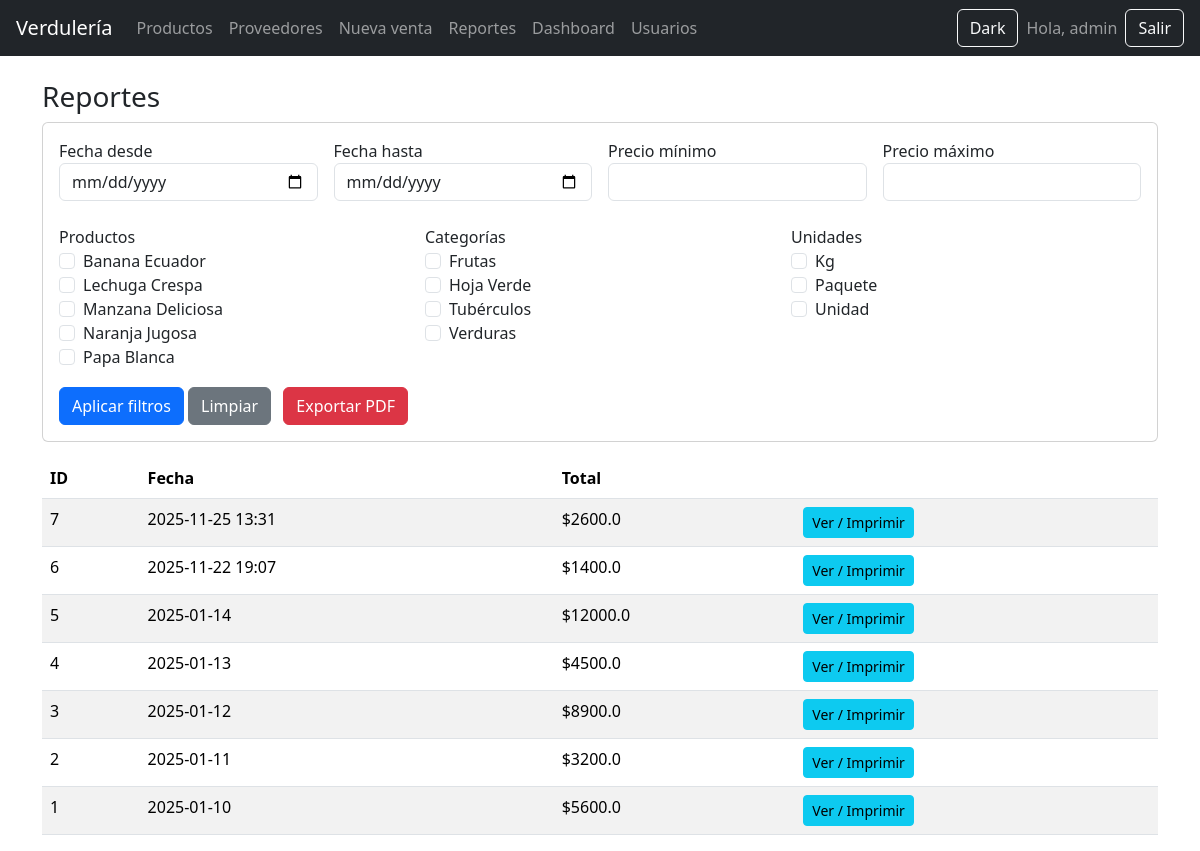
The page /reportes/ (signed in) on the database as committed earlier.
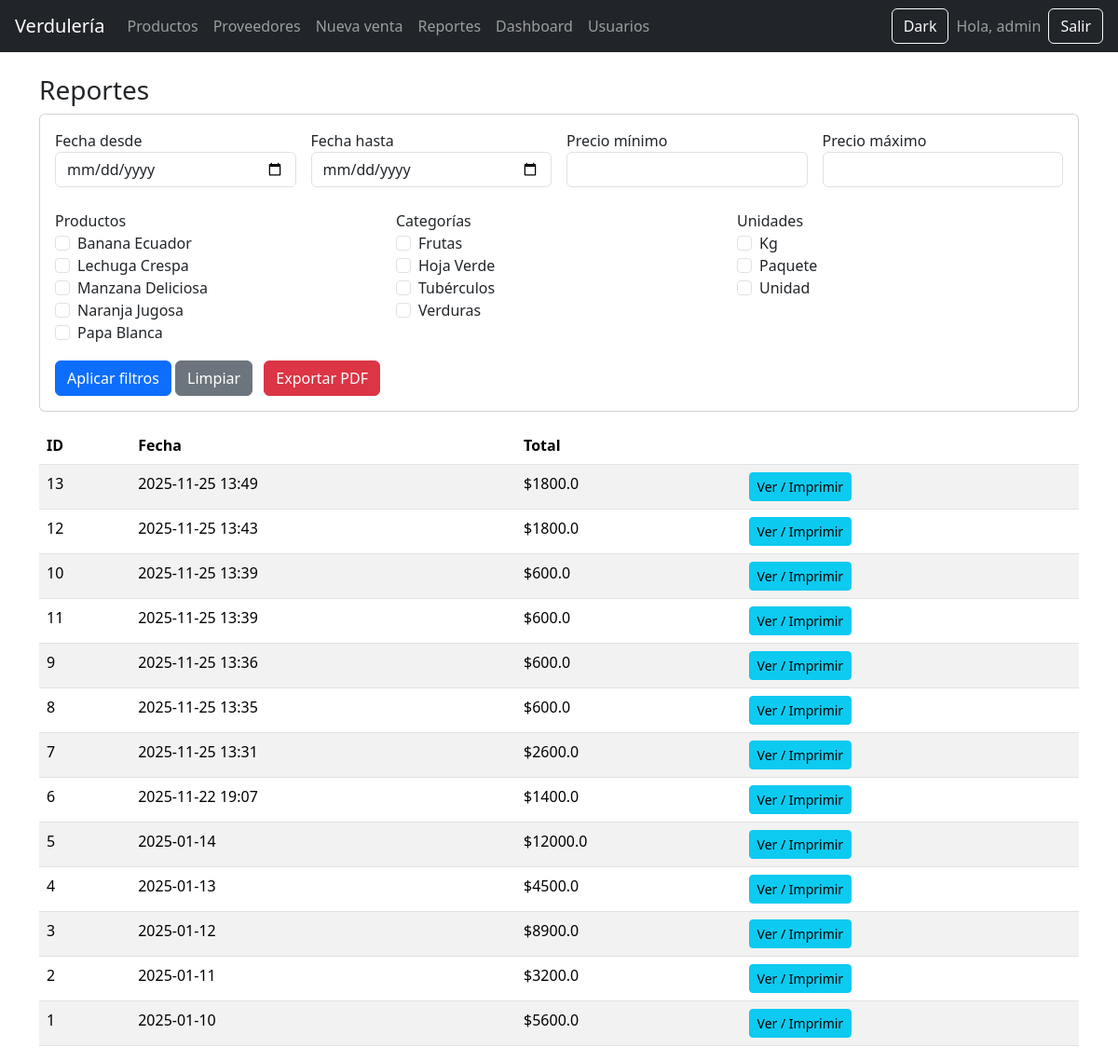
The same page on the database as committed later.
### tables this page shows
CREATE TABLE productos (
        id INTEGER PRIMARY KEY AUTOINCREMENT,
        nombre TEXT NOT NULL,
        precio REAL NOT NULL,
        stock INTEGER NOT NULL DEFAULT 0,
        categoria_id INTEGER,
        unidad_id INTEGER,
        FOREIGN KEY (categoria_id) REFERENCES categorias(id),
        FOREIGN KEY (unidad_id) REFERENCES unidades(id)
    );

CREATE TABLE categorias (
        id INTEGER PRIMARY KEY AUTOINCREMENT,
        nombre TEXT NOT NULL UNIQUE
    );

CREATE TABLE unidades (
        id INTEGER PRIMARY KEY AUTOINCREMENT,
        nombre TEXT NOT NULL UNIQUE
    );

CREATE TABLE ventas (
        id INTEGER PRIMARY KEY AUTOINCREMENT,
        fecha TEXT NOT NULL,
        total REAL NOT NULL
    );

### app/routes/reportes.py (the view, shortened to what this page needs)
@reportes_bp.route("/")
@login_required
def index():
    db = get_db()
    productos = db.execute("SELECT id, nombre FROM productos ORDER BY nombre").fetchall()
    categorias = db.execute("SELECT id, nombre FROM categorias ORDER BY nombre").fetchall()
    unidades = db.execute("SELECT id, nombre FROM unidades ORDER BY nombre").fetchall()
    fecha_desde = request.args.get("fecha_desde")
    fecha_hasta = request.args.get("fecha_hasta")
    prod_ids = request.args.getlist("producto")
    cat_ids = request.args.getlist("categoria")
    uni_ids = request.args.getlist("unidad")
    precio_min = request.args.get("precio_min")
    precio_max = request.args.get("precio_max")
    sql = "SELECT v.* FROM ventas v"
    where = []
    params = []
    if fecha_desde:
        where.append("date(substr(v.fecha,1,10)) >= date(?)")
        params.append(fecha_desde)
    if fecha_hasta:
        where.append("date(substr(v.fecha,1,10)) <= date(?)")
        params.append(fecha_hasta)
    if where:
        if "WHERE EXISTS" in sql:
            sql += " AND " + " AND ".join(where)
        else:
            sql += " WHERE " + " AND ".join(where)
    sql += " ORDER BY v.fecha DESC LIMIT 200"
    ventas = db.execute(sql, params).fetchall()
    return render_template("reportes/reportes.html", ventas=ventas,
                           productos=productos, categorias=categorias, unidades=unidades,
                           filtros={
                               "fecha_desde": fecha_desde,
                               "fecha_hasta": fecha_hasta,
                               "prod_ids": prod_ids,
                               "cat_ids": cat_ids,
                               "uni_ids": uni_ids,
                               "precio_min": precio_min,
                               "precio_max": precio_max
                           })

### app/__init__.py (called while the page is built)
def create_app():
    app = Flask(__name__)
    app.secret_key = "clave-super-secreta"
    app.register_blueprint(auth_bp)
    app.register_blueprint(productos_bp)
    app.register_blueprint(ventas_bp)
    app.register_blueprint(reportes_bp)
    app.register_blueprint(admin_bp)
    app.register_blueprint(usuarios_bp)
    app.register_blueprint(proveedores_bp)
    @app.route("/")
    def index():
        return render_template("index.html")
    @app.teardown_appcontext
    def teardown_db(exception):
        close_db()
    return app

### db.py (called while the page is built)
def get_db():
    if "db" not in g:
        g.db = sqlite3.connect(DB_NAME)
        g.db.row_factory = sqlite3.Row
    return g.db

### app/templates/reportes/reportes.html
{% extends "base.html" %}
{% block contenido %}
<h3>Reportes</h3>
<form method="GET" class="card p-3 mb-3">
    <div class="row g-3">
        <div class="col-md-3">
            <label>Fecha desde</label>
            <input type="date" name="fecha_desde" value="{{ filtros.fecha_desde or '' }}" class="form-control">
        </div>
        <div class="col-md-3">
            <label>Fecha hasta</label>
            <input type="date" name="fecha_hasta" value="{{ filtros.fecha_hasta or '' }}" class="form-control">
        </div>
        <div class="col-md-3">
            <label>Precio mínimo</label>
            <input type="number" step="0.01" name="precio_min" value="{{ filtros.precio_min or '' }}" class="form-control">
        </div>
        <div class="col-md-3">
            <label>Precio máximo</label>
            <input type="number" step="0.01" name="precio_max" value="{{ filtros.precio_max or '' }}" class="form-control">
        </div>
    </div>
    <div class="row g-3 mt-2">
        <div class="col-md-4">
            <label>Productos</label>
            <div class="form-check">
                {% for p in productos %}
                <div>
                    <input class="form-check-input" type="checkbox" name="producto" value="{{ p.id }}" id="prod{{ p.id }}"
                    {% if p.id|string in filtros.prod_ids %}checked{% endif %}>
                    <label class="form-check-label" for="prod{{ p.id }}">{{ p.nombre }}</label>
                </div>
                {% endfor %}
            </div>
        </div>
        <div class="col-md-4">
            <label>Categorías</label>
            <div class="form-check">
                {% for c in categorias %}
                <div>
                    <input class="form-check-input" type="checkbox" name="categoria" value="{{ c.id }}" id="cat{{ c.id }}"
                    {% if c.id|string in filtros.cat_ids %}checked{% endif %}>
                    <label class="form-check-label" for="cat{{ c.id }}">{{ c.nombre }}</label>
                </div>
                {% endfor %}
            </div>
        </div>
        <div class="col-md-4">
            <label>Unidades</label>
            <div class="form-check">
                {% for u in unidades %}
                <div>
                    <input class="form-check-input" type="checkbox" name="unidad" value="{{ u.id }}" id="uni{{ u.id }}"
                    {% if u.id|string in filtros.uni_ids %}checked{% endif %}>
                    <label class="form-check-label" for="uni{{ u.id }}">{{ u.nombre }}</label>
                </div>
                {% endfor %}
            </div>
        </div>
    </div>
    <div class="mt-3">
        <button class="btn btn-primary">Aplicar filtros</button>
        <a href="/reportes/" class="btn btn-secondary">Limpiar</a>
        <a href="/reportes/export/pdf" class="btn btn-danger ms-2">Exportar PDF</a>
    </div>
</form>
<table class="table table-striped">
<thead>
<tr>
    <th>ID</th>
    <th>Fecha</th>
    <th>Total</th>
    <th></th>
</tr>
</thead>
<tbody>
{% for v in ventas %}
<tr>
    <td>{{v.id}}</td>
    <td>{{v.fecha}}</td>
    <td>${{v.total}}</td>
    <td>
        <a class="btn btn-sm btn-info" href="{{ url_for('reportes.ver_venta', id=v.id) }}">Ver / Imprimir</a>
    </td>
</tr>
{% endfor %}
</tbody>
</table>
{% endblock %}

### app/templates/base.html (shortened to what this page needs)
<!DOCTYPE html>
<html>
<head>
    <link rel="stylesheet" href="https://cdn.jsdelivr.net/npm/bootstrap@5.3.2/dist/css/bootstrap.min.css">
    <link rel="stylesheet" href="/static/css/custom.css">
</head>
<body>
<nav class="navbar navbar-expand-lg navbar-dark bg-dark px-3">
    <a class="navbar-brand" href="/">Verdulería</a>
    <div class="collapse navbar-collapse">
        <ul class="navbar-nav me-auto">
            <li class="nav-item"><a class="nav-link" href="/productos/">Productos</a></li>
            <li class="nav-item"><a class="nav-link" href="/proveedores/">Proveedores</a></li>
            <li class="nav-item"><a class="nav-link" href="/ventas/nueva">Nueva venta</a></li>
            <li class="nav-item"><a class="nav-link" href="/reportes/">Reportes</a></li>
            <li class="nav-item"><a class="nav-link" href="/reportes/dashboard">Dashboard</a></li>
            {% if session.get('role') == 'admin' %}
            <a class="nav-link" href="{{ url_for('usuarios.index') }}">Usuarios</a>
            {% endif %}
        </ul>
        <button id="darkModeToggle" class="btn btn-outline-light me-2">Dark</button>
        {% if session.get('username') %}
            <span class="navbar-text me-2">Hola, {{session.username}}</span>
            <a href="/auth/logout" class="btn btn-outline-light">Salir</a>
        {% else %}
            <a href="/auth/login" class="btn btn-outline-light">Ingresar</a>
        {% endif %}
    </div>
</nav>
<div class="container mt-4">
    {% block contenido %}{% endblock %}
</div>
</body>
</html>

Rows that differ between the two databases and show on the page:
added ventas: id "13", fecha "2025-11-25 13:49", total "1800.0"
added ventas: id "12", fecha "2025-11-25 13:43", total "1800.0"
added ventas: id "10", fecha "2025-11-25 13:39", total "600.0"
added ventas: id "11", fecha "2025-11-25 13:39", total "600.0"
added ventas: id "9", fecha "2025-11-25 13:36", total "600.0"
added ventas: id "8", fecha "2025-11-25 13:35", total "600.0"
